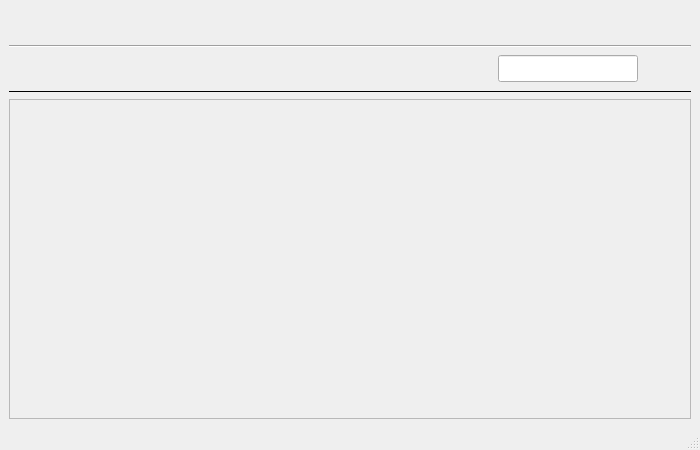
<?xml version="1.0" encoding="UTF-8"?>
<ui version="4.0">
 <class>MainWindow</class>
 <widget class="QMainWindow" name="MainWindow">
  <property name="geometry">
   <rect>
    <x>0</x>
    <y>0</y>
    <width>700</width>
    <height>450</height>
   </rect>
  </property>
  <property name="minimumSize">
   <size>
    <width>700</width>
    <height>450</height>
   </size>
  </property>
  <property name="windowTitle">
   <string>MainWindow</string>
  </property>
  <widget class="QWidget" name="centralwidget">
   <layout class="QVBoxLayout" name="verticalLayout">
    <item>
     <layout class="QHBoxLayout" name="horizontalLayout">
      <item>
       <widget class="QPushButton" name="btn_new">
        <property name="sizePolicy">
         <sizepolicy hsizetype="Minimum" vsizetype="Minimum">
          <horstretch>0</horstretch>
          <verstretch>0</verstretch>
         </sizepolicy>
        </property>
        <property name="minimumSize">
         <size>
          <width>30</width>
          <height>30</height>
         </size>
        </property>
        <property name="text">
         <string/>
        </property>
        <property name="icon">
         <iconset resource="resources.qrc">
          <normaloff>:/res/svg/new.svg</normaloff>:/res/svg/new.svg</iconset>
        </property>
        <property name="iconSize">
         <size>
          <width>24</width>
          <height>24</height>
         </size>
        </property>
        <property name="flat">
         <bool>true</bool>
        </property>
       </widget>
      </item>
      <item>
       <spacer name="horizontalSpacer">
        <property name="orientation">
         <enum>Qt::Horizontal</enum>
        </property>
        <property name="sizeHint" stdset="0">
         <size>
          <width>258</width>
          <height>20</height>
         </size>
        </property>
       </spacer>
      </item>
      <item>
       <widget class="QPushButton" name="btn_start">
        <property name="sizePolicy">
         <sizepolicy hsizetype="Minimum" vsizetype="Minimum">
          <horstretch>0</horstretch>
          <verstretch>0</verstretch>
         </sizepolicy>
        </property>
        <property name="minimumSize">
         <size>
          <width>30</width>
          <height>30</height>
         </size>
        </property>
        <property name="text">
         <string/>
        </property>
        <property name="icon">
         <iconset resource="resources.qrc">
          <normaloff>:/res/svg/play.svg</normaloff>:/res/svg/play.svg</iconset>
        </property>
        <property name="iconSize">
         <size>
          <width>24</width>
          <height>24</height>
         </size>
        </property>
        <property name="flat">
         <bool>true</bool>
        </property>
       </widget>
      </item>
      <item>
       <widget class="QPushButton" name="btn_pause">
        <property name="sizePolicy">
         <sizepolicy hsizetype="Minimum" vsizetype="Minimum">
          <horstretch>0</horstretch>
          <verstretch>0</verstretch>
         </sizepolicy>
        </property>
        <property name="minimumSize">
         <size>
          <width>30</width>
          <height>30</height>
         </size>
        </property>
        <property name="text">
         <string/>
        </property>
        <property name="icon">
         <iconset resource="resources.qrc">
          <normaloff>:/res/svg/pause.svg</normaloff>:/res/svg/pause.svg</iconset>
        </property>
        <property name="iconSize">
         <size>
          <width>24</width>
          <height>24</height>
         </size>
        </property>
        <property name="flat">
         <bool>true</bool>
        </property>
       </widget>
      </item>
      <item>
       <widget class="QPushButton" name="btn_slowmode">
        <property name="sizePolicy">
         <sizepolicy hsizetype="Minimum" vsizetype="Minimum">
          <horstretch>0</horstretch>
          <verstretch>0</verstretch>
         </sizepolicy>
        </property>
        <property name="minimumSize">
         <size>
          <width>30</width>
          <height>30</height>
         </size>
        </property>
        <property name="text">
         <string/>
        </property>
        <property name="icon">
         <iconset resource="resources.qrc">
          <normaloff>:/res/svg/slowmode.svg</normaloff>:/res/svg/slowmode.svg</iconset>
        </property>
        <property name="iconSize">
         <size>
          <width>24</width>
          <height>24</height>
         </size>
        </property>
        <property name="flat">
         <bool>true</bool>
        </property>
       </widget>
      </item>
      <item>
       <spacer name="horizontalSpacer_2">
        <property name="orientation">
         <enum>Qt::Horizontal</enum>
        </property>
        <property name="sizeHint" stdset="0">
         <size>
          <width>258</width>
          <height>20</height>
         </size>
        </property>
       </spacer>
      </item>
      <item>
       <widget class="QPushButton" name="btn_shutdown">
        <property name="sizePolicy">
         <sizepolicy hsizetype="Minimum" vsizetype="Minimum">
          <horstretch>0</horstretch>
          <verstretch>0</verstretch>
         </sizepolicy>
        </property>
        <property name="minimumSize">
         <size>
          <width>30</width>
          <height>30</height>
         </size>
        </property>
        <property name="text">
         <string/>
        </property>
        <property name="icon">
         <iconset resource="resources.qrc">
          <normaloff>:/res/svg/shutdown.svg</normaloff>:/res/svg/shutdown.svg</iconset>
        </property>
        <property name="iconSize">
         <size>
          <width>24</width>
          <height>24</height>
         </size>
        </property>
        <property name="flat">
         <bool>true</bool>
        </property>
       </widget>
      </item>
      <item>
       <widget class="QPushButton" name="btn_settings">
        <property name="sizePolicy">
         <sizepolicy hsizetype="Minimum" vsizetype="Minimum">
          <horstretch>0</horstretch>
          <verstretch>0</verstretch>
         </sizepolicy>
        </property>
        <property name="minimumSize">
         <size>
          <width>30</width>
          <height>30</height>
         </size>
        </property>
        <property name="text">
         <string/>
        </property>
        <property name="icon">
         <iconset resource="resources.qrc">
          <normaloff>:/res/svg/settings.svg</normaloff>:/res/svg/settings.svg</iconset>
        </property>
        <property name="iconSize">
         <size>
          <width>24</width>
          <height>24</height>
         </size>
        </property>
        <property name="flat">
         <bool>true</bool>
        </property>
       </widget>
      </item>
      <item>
       <widget class="QPushButton" name="btn_info">
        <property name="sizePolicy">
         <sizepolicy hsizetype="Minimum" vsizetype="Minimum">
          <horstretch>0</horstretch>
          <verstretch>0</verstretch>
         </sizepolicy>
        </property>
        <property name="minimumSize">
         <size>
          <width>30</width>
          <height>30</height>
         </size>
        </property>
        <property name="text">
         <string/>
        </property>
        <property name="icon">
         <iconset resource="resources.qrc">
          <normaloff>:/res/svg/info.svg</normaloff>:/res/svg/info.svg</iconset>
        </property>
        <property name="iconSize">
         <size>
          <width>24</width>
          <height>24</height>
         </size>
        </property>
        <property name="flat">
         <bool>true</bool>
        </property>
       </widget>
      </item>
     </layout>
    </item>
    <item>
     <widget class="Line" name="line">
      <property name="orientation">
       <enum>Qt::Horizontal</enum>
      </property>
     </widget>
    </item>
    <item>
     <layout class="QHBoxLayout" name="horizontalLayout_2">
      <item>
       <spacer name="horizontalSpacer_3">
        <property name="orientation">
         <enum>Qt::Horizontal</enum>
        </property>
        <property name="sizeType">
         <enum>QSizePolicy::Fixed</enum>
        </property>
        <property name="sizeHint" stdset="0">
         <size>
          <width>38</width>
          <height>20</height>
         </size>
        </property>
       </spacer>
      </item>
      <item>
       <widget class="QPushButton" name="btn_downloads">
        <property name="sizePolicy">
         <sizepolicy hsizetype="Minimum" vsizetype="Minimum">
          <horstretch>0</horstretch>
          <verstretch>0</verstretch>
         </sizepolicy>
        </property>
        <property name="minimumSize">
         <size>
          <width>30</width>
          <height>30</height>
         </size>
        </property>
        <property name="text">
         <string/>
        </property>
        <property name="icon">
         <iconset resource="resources.qrc">
          <normaloff>:/res/svg/downloads.svg</normaloff>:/res/svg/downloads.svg</iconset>
        </property>
        <property name="iconSize">
         <size>
          <width>24</width>
          <height>24</height>
         </size>
        </property>
        <property name="flat">
         <bool>true</bool>
        </property>
       </widget>
      </item>
      <item>
       <widget class="QPushButton" name="btn_uploads">
        <property name="sizePolicy">
         <sizepolicy hsizetype="Minimum" vsizetype="Minimum">
          <horstretch>0</horstretch>
          <verstretch>0</verstretch>
         </sizepolicy>
        </property>
        <property name="minimumSize">
         <size>
          <width>30</width>
          <height>30</height>
         </size>
        </property>
        <property name="text">
         <string/>
        </property>
        <property name="icon">
         <iconset resource="resources.qrc">
          <normaloff>:/res/svg/uploads.svg</normaloff>:/res/svg/uploads.svg</iconset>
        </property>
        <property name="iconSize">
         <size>
          <width>24</width>
          <height>24</height>
         </size>
        </property>
        <property name="flat">
         <bool>true</bool>
        </property>
       </widget>
      </item>
      <item>
       <widget class="QPushButton" name="btn_paused">
        <property name="sizePolicy">
         <sizepolicy hsizetype="Minimum" vsizetype="Minimum">
          <horstretch>0</horstretch>
          <verstretch>0</verstretch>
         </sizepolicy>
        </property>
        <property name="minimumSize">
         <size>
          <width>30</width>
          <height>30</height>
         </size>
        </property>
        <property name="text">
         <string/>
        </property>
        <property name="icon">
         <iconset resource="resources.qrc">
          <normaloff>:/res/svg/paused.svg</normaloff>:/res/svg/paused.svg</iconset>
        </property>
        <property name="iconSize">
         <size>
          <width>24</width>
          <height>24</height>
         </size>
        </property>
        <property name="flat">
         <bool>true</bool>
        </property>
       </widget>
      </item>
      <item>
       <widget class="QPushButton" name="btn_finished">
        <property name="sizePolicy">
         <sizepolicy hsizetype="Minimum" vsizetype="Minimum">
          <horstretch>0</horstretch>
          <verstretch>0</verstretch>
         </sizepolicy>
        </property>
        <property name="minimumSize">
         <size>
          <width>30</width>
          <height>30</height>
         </size>
        </property>
        <property name="text">
         <string/>
        </property>
        <property name="icon">
         <iconset resource="resources.qrc">
          <normaloff>:/res/svg/done.svg</normaloff>:/res/svg/done.svg</iconset>
        </property>
        <property name="iconSize">
         <size>
          <width>24</width>
          <height>24</height>
         </size>
        </property>
        <property name="flat">
         <bool>true</bool>
        </property>
       </widget>
      </item>
      <item>
       <spacer name="horizontalSpacer_4">
        <property name="orientation">
         <enum>Qt::Horizontal</enum>
        </property>
        <property name="sizeHint" stdset="0">
         <size>
          <width>358</width>
          <height>20</height>
         </size>
        </property>
       </spacer>
      </item>
      <item>
       <widget class="QLineEdit" name="lineEdit">
        <property name="minimumSize">
         <size>
          <width>140</width>
          <height>0</height>
         </size>
        </property>
        <property name="font">
         <font>
          <pointsize>12</pointsize>
         </font>
        </property>
       </widget>
      </item>
      <item>
       <widget class="QLabel" name="lbl_pic_search">
        <property name="text">
         <string/>
        </property>
        <property name="pixmap">
         <pixmap resource="resources.qrc">:/res/svg/search.svg</pixmap>
        </property>
       </widget>
      </item>
      <item>
       <spacer name="horizontalSpacer_5">
        <property name="orientation">
         <enum>Qt::Horizontal</enum>
        </property>
        <property name="sizeType">
         <enum>QSizePolicy::Fixed</enum>
        </property>
        <property name="sizeHint" stdset="0">
         <size>
          <width>40</width>
          <height>20</height>
         </size>
        </property>
       </spacer>
      </item>
     </layout>
    </item>
    <item>
     <widget class="Line" name="line_2">
      <property name="frameShadow">
       <enum>QFrame::Plain</enum>
      </property>
      <property name="lineWidth">
       <number>1</number>
      </property>
      <property name="orientation">
       <enum>Qt::Horizontal</enum>
      </property>
     </widget>
    </item>
    <item>
     <widget class="QScrollArea" name="scrollArea">
      <property name="horizontalScrollBarPolicy">
       <enum>Qt::ScrollBarAlwaysOff</enum>
      </property>
      <property name="widgetResizable">
       <bool>true</bool>
      </property>
      <widget class="QWidget" name="scrollAreaWidgetContents">
       <property name="geometry">
        <rect>
         <x>0</x>
         <y>0</y>
         <width>680</width>
         <height>314</height>
        </rect>
       </property>
      </widget>
     </widget>
    </item>
   </layout>
   <zorder>lineEdit</zorder>
   <zorder>btn_new</zorder>
   <zorder>btn_start</zorder>
   <zorder>btn_pause</zorder>
   <zorder>btn_slowmode</zorder>
   <zorder>btn_shutdown</zorder>
   <zorder>btn_settings</zorder>
   <zorder>btn_info</zorder>
   <zorder>btn_downloads</zorder>
   <zorder>btn_uploads</zorder>
   <zorder>btn_paused</zorder>
   <zorder>btn_finished</zorder>
   <zorder>lbl_pic_search</zorder>
   <zorder>horizontalSpacer</zorder>
   <zorder>horizontalSpacer_2</zorder>
   <zorder>horizontalSpacer_3</zorder>
   <zorder>horizontalSpacer_4</zorder>
   <zorder>horizontalSpacer_5</zorder>
   <zorder>scrollArea</zorder>
   <zorder>line</zorder>
   <zorder>line_2</zorder>
  </widget>
  <widget class="QStatusBar" name="statusbar"/>
  <action name="actionNew_download">
   <property name="icon">
    <iconset resource="resources.qrc">
     <normaloff>:/res/svg/new.svg</normaloff>:/res/svg/new.svg</iconset>
   </property>
   <property name="text">
    <string>New download</string>
   </property>
   <property name="toolTip">
    <string>Create new download</string>
   </property>
  </action>
 </widget>
 <resources>
  <include location="resources.qrc"/>
 </resources>
 <connections/>
</ui>
